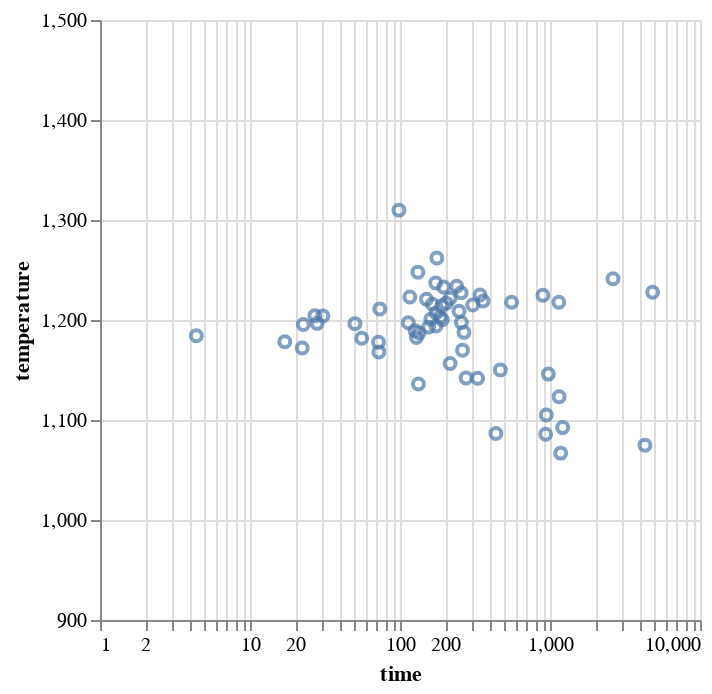

Notebook code cell kept with this figure:
### Code cell
chart_pred = alt.Chart(predict_2_df).mark_point().encode(
    x =alt.X('time').scale(type = 'log'),
    y = 'temperature')

#chart_pred.encoding.x.scale = alt.Scale(domain=[0, 5500])
chart_pred.encoding.y.scale = alt.Scale(domain=[900, 1500])
chart_pred

### Figure 1 — Vega-Lite specification as saved in the notebook (floating-point values rounded to 4 significant figures)
{"config": {"view": {"continuousWidth": 300, "continuousHeight": 300}}, "data": {"name": "data-35f91fb39416744f61572838c73ead92"}, "mark": {"type": "point"}, "encoding": {"x": {"field": "time", "scale": {"type": "log"}, "type": "quantitative"}, "y": {"field": "temperature", "scale": {"domain": [900, 1500]}, "type": "quantitative"}}, "$schema": "https://vega.github.io/schema/vega-lite/v5.15.1.json", "datasets": {"data-35f91fb39416744f61572838c73ead92": [{"inverse_temperature": 0.0008014, "anneal_time_minutes": 4.88, "time": 131.7, "temperature": 1248.0, "test_temperature": 1373.0, "test_time": 60.0}, {"inverse_temperature": 0.0007634, "anneal_time_minutes": 4.589, "time": 98.41, "temperature": 1310.0, "test_temperature": 1373.0, "test_time": 60.0}, {"inverse_temperature": 0.0008353, "anneal_time_minutes": 4.733, "time": 113.6, "temperature": 1197.0, "test_temperature": 1243.0, "test_time": 90.0}, {"inverse_temperature": 0.0008359, "anneal_time_minutes": 3.913, "time": 50.05, "temperature": 1196.0, "test_temperature": 1243.0, "test_time": 90.0}, {"inverse_temperature": 0.0008257, "anneal_time_minutes": 4.295, "time": 73.33, "temperature": 1211.0, "test_temperature": 1173.0, "test_time": 90.0}, {"inverse_temperature": 0.0009049, "anneal_time_minutes": 6.851, "time": 945.0, "temperature": 1105.0, "test_temperature": 1073.0, "test_time": 480.0}, {"inverse_temperature": 0.000921, "anneal_time_minutes": 6.841, "time": 935.4, "temperature": 1086.0, "test_temperature": 1073.0, "test_time": 480.0}, {"inverse_temperature": 0.0008145, "anneal_time_minutes": 8.483, "time": 4832.0, "temperature": 1228.0, "test_temperature": 1243.0, "test_time": 1440.0}, {"inverse_temperature": 0.0008212, "anneal_time_minutes": 6.318, "time": 554.4, "temperature": 1218.0, "test_temperature": 1243.0, "test_time": 1440.0}, {"inverse_temperature": 0.0008148, "anneal_time_minutes": 5.544, "time": 255.7, "temperature": 1227.0, "test_temperature": 1243.0, "test_time": 1440.0}, {"inverse_temperature": 0.0008331, "anneal_time_minutes": 5.255, "time": 191.6, "temperature": 1200.0, "test_temperature": 1243.0, "test_time": 180.0}, {"inverse_temperature": 0.0008548, "anneal_time_minutes": 5.565, "time": 261.0, "temperature": 1170.0, "test_temperature": 1173.0, "test_time": 180.0}, {"inverse_temperature": 0.0008218, "anneal_time_minutes": 5.315, "time": 203.3, "temperature": 1217.0, "test_temperature": 1243.0, "test_time": 180.0}, {"inverse_temperature": 0.0008314, "anneal_time_minutes": 5.222, "time": 185.3, "temperature": 1203.0, "test_temperature": 1243.0, "test_time": 180.0}, {"inverse_temperature": 0.0008105, "anneal_time_minutes": 5.476, "time": 238.9, "temperature": 1234.0, "test_temperature": 1243.0, "test_time": 180.0}, {"inverse_temperature": 0.000835, "anneal_time_minutes": 5.547, "time": 256.5, "temperature": 1198.0, "test_temperature": 1243.0, "test_time": 180.0}, {"inverse_temperature": 0.0008203, "anneal_time_minutes": 5.881, "time": 358.2, "temperature": 1219.0, "test_temperature": 1243.0, "test_time": 180.0}, {"inverse_temperature": 0.0008237, "anneal_time_minutes": 5.245, "time": 189.7, "temperature": 1214.0, "test_temperature": 1243.0, "test_time": 90.0}, {"inverse_temperature": 0.0008225, "anneal_time_minutes": 5.103, "time": 164.5, "temperature": 1216.0, "test_temperature": 1243.0, "test_time": 90.0}, {"inverse_temperature": 0.000811, "anneal_time_minutes": 5.275, "time": 195.3, "temperature": 1233.0, "test_temperature": 1243.0, "test_time": 90.0}, {"inverse_temperature": 0.000842, "anneal_time_minutes": 5.587, "time": 266.9, "temperature": 1188.0, "test_temperature": 1173.0, "test_time": 1440.0}, {"inverse_temperature": 0.0009154, "anneal_time_minutes": 7.102, "time": 1215.0, "temperature": 1092.0, "test_temperature": 1073.0, "test_time": 1440.0}, {"inverse_temperature": 0.0008903, "anneal_time_minutes": 7.048, "time": 1150.0, "temperature": 1123.0, "test_temperature": 1073.0, "test_time": 1440.0}, {"inverse_temperature": 0.0009204, "anneal_time_minutes": 6.077, "time": 435.9, "temperature": 1087.0, "test_temperature": 1073.0, "test_time": 480.0}, {"inverse_temperature": 0.0009373, "anneal_time_minutes": 7.072, "time": 1178.0, "temperature": 1067.0, "test_temperature": 1073.0, "test_time": 480.0}, {"inverse_temperature": 0.0008273, "anneal_time_minutes": 5.51, "time": 247.3, "temperature": 1209.0, "test_temperature": 1073.0, "test_time": 90.0}, {"inverse_temperature": 0.0008191, "anneal_time_minutes": 5.012, "time": 150.2, "temperature": 1221.0, "test_temperature": 1273.0, "test_time": 5.0}, {"inverse_temperature": 0.0008409, "anneal_time_minutes": 4.836, "time": 125.9, "temperature": 1189.0, "test_temperature": 1173.0, "test_time": 90.0}, {"inverse_temperature": 0.0008695, "anneal_time_minutes": 6.146, "time": 466.6, "temperature": 1150.0, "test_temperature": 1173.0, "test_time": 90.0}, {"inverse_temperature": 0.0008383, "anneal_time_minutes": 5.045, "time": 155.2, "temperature": 1193.0, "test_temperature": 1243.0, "test_time": 480.0}, {"inverse_temperature": 0.0008084, "anneal_time_minutes": 5.153, "time": 173.0, "temperature": 1237.0, "test_temperature": 1243.0, "test_time": 480.0}, {"inverse_temperature": 0.0008177, "anneal_time_minutes": 4.756, "time": 116.3, "temperature": 1223.0, "test_temperature": 1243.0, "test_time": 90.0}, {"inverse_temperature": 0.0008533, "anneal_time_minutes": 3.104, "time": 22.28, "temperature": 1172.0, "test_temperature": 1243.0, "test_time": 90.0}, {"inverse_temperature": 0.0008164, "anneal_time_minutes": 5.833, "time": 341.5, "temperature": 1225.0, "test_temperature": 1243.0, "test_time": 1440.0}, {"inverse_temperature": 0.000823, "anneal_time_minutes": 5.721, "time": 305.3, "temperature": 1215.0, "test_temperature": 1243.0, "test_time": 1440.0}, {"inverse_temperature": 0.0008285, "anneal_time_minutes": 5.159, "time": 174.0, "temperature": 1207.0, "test_temperature": 1243.0, "test_time": 90.0}, {"inverse_temperature": 0.0008304, "anneal_time_minutes": 3.298, "time": 27.07, "temperature": 1204.0, "test_temperature": 1243.0, "test_time": 90.0}, {"inverse_temperature": 0.0008561, "anneal_time_minutes": 4.281, "time": 72.31, "temperature": 1168.0, "test_temperature": 1243.0, "test_time": 5.0}, {"inverse_temperature": 0.0008487, "anneal_time_minutes": 2.837, "time": 17.06, "temperature": 1178.0, "test_temperature": 1243.0, "test_time": 5.0}, {"inverse_temperature": 0.0008445, "anneal_time_minutes": 1.479, "time": 4.389, "temperature": 1184.0, "test_temperature": 1243.0, "test_time": 5.0}, {"inverse_temperature": 0.0008365, "anneal_time_minutes": 3.121, "time": 22.67, "temperature": 1195.0, "test_temperature": 1243.0, "test_time": 5.0}, {"inverse_temperature": 0.0008457, "anneal_time_minutes": 4.858, "time": 128.7, "temperature": 1182.0, "test_temperature": 1243.0, "test_time": 90.0}, {"inverse_temperature": 0.0008463, "anneal_time_minutes": 4.018, "time": 55.59, "temperature": 1182.0, "test_temperature": 1243.0, "test_time": 90.0}, {"inverse_temperature": 0.0008759, "anneal_time_minutes": 5.797, "time": 329.4, "temperature": 1142.0, "test_temperature": 1073.0, "test_time": 180.0}, {"inverse_temperature": 0.0008756, "anneal_time_minutes": 5.62, "time": 275.8, "temperature": 1142.0, "test_temperature": 1073.0, "test_time": 180.0}, {"inverse_temperature": 0.0008056, "anneal_time_minutes": 7.875, "time": 2631.0, "temperature": 1241.0, "test_temperature": 1243.0, "test_time": 1440.0}, {"inverse_temperature": 0.0008165, "anneal_time_minutes": 6.799, "time": 896.7, "temperature": 1225.0, "test_temperature": 1243.0, "test_time": 1440.0}, {"inverse_temperature": 0.0008212, "anneal_time_minutes": 7.043, "time": 1145.0, "temperature": 1218.0, "test_temperature": 1243.0, "test_time": 1440.0}, {"inverse_temperature": 0.0009304, "anneal_time_minutes": 8.365, "time": 4296.0, "temperature": 1075.0, "test_temperature": 1073.0, "test_time": 1440.0}, {"inverse_temperature": 0.0008646, "anneal_time_minutes": 5.374, "time": 215.8, "temperature": 1157.0, "test_temperature": 1073.0, "test_time": 5100.0}, {"inverse_temperature": 0.0008375, "anneal_time_minutes": 5.158, "time": 173.7, "temperature": 1194.0, "test_temperature": 1073.0, "test_time": 5100.0}, {"inverse_temperature": 0.0008803, "anneal_time_minutes": 4.888, "time": 132.7, "temperature": 1136.0, "test_temperature": 1243.0, "test_time": 5.0}, {"inverse_temperature": 0.0008327, "anneal_time_minutes": 5.079, "time": 160.6, "temperature": 1201.0, "test_temperature": 1243.0, "test_time": 90.0}, {"inverse_temperature": 0.0007924, "anneal_time_minutes": 5.171, "time": 176.1, "temperature": 1262.0, "test_temperature": 1243.0, "test_time": 90.0}, {"inverse_temperature": 0.0008491, "anneal_time_minutes": 4.275, "time": 71.89, "temperature": 1178.0, "test_temperature": 1073.0, "test_time": 180.0}, {"inverse_temperature": 0.0008425, "anneal_time_minutes": 4.895, "time": 133.6, "temperature": 1187.0, "test_temperature": 1073.0, "test_time": 5.0}, {"inverse_temperature": 0.0008357, "anneal_time_minutes": 3.333, "time": 28.02, "temperature": 1197.0, "test_temperature": 1073.0, "test_time": 90.0}, {"inverse_temperature": 0.0008184, "anneal_time_minutes": 5.374, "time": 215.8, "temperature": 1222.0, "test_temperature": 1243.0, "test_time": 480.0}, {"inverse_temperature": 0.0008305, "anneal_time_minutes": 3.42, "time": 30.57, "temperature": 1204.0, "test_temperature": 973.2, "test_time": 5.0}, {"inverse_temperature": 0.0008727, "anneal_time_minutes": 6.882, "time": 974.9, "temperature": 1146.0, "test_temperature": 1073.0, "test_time": 5100.0}]}}
